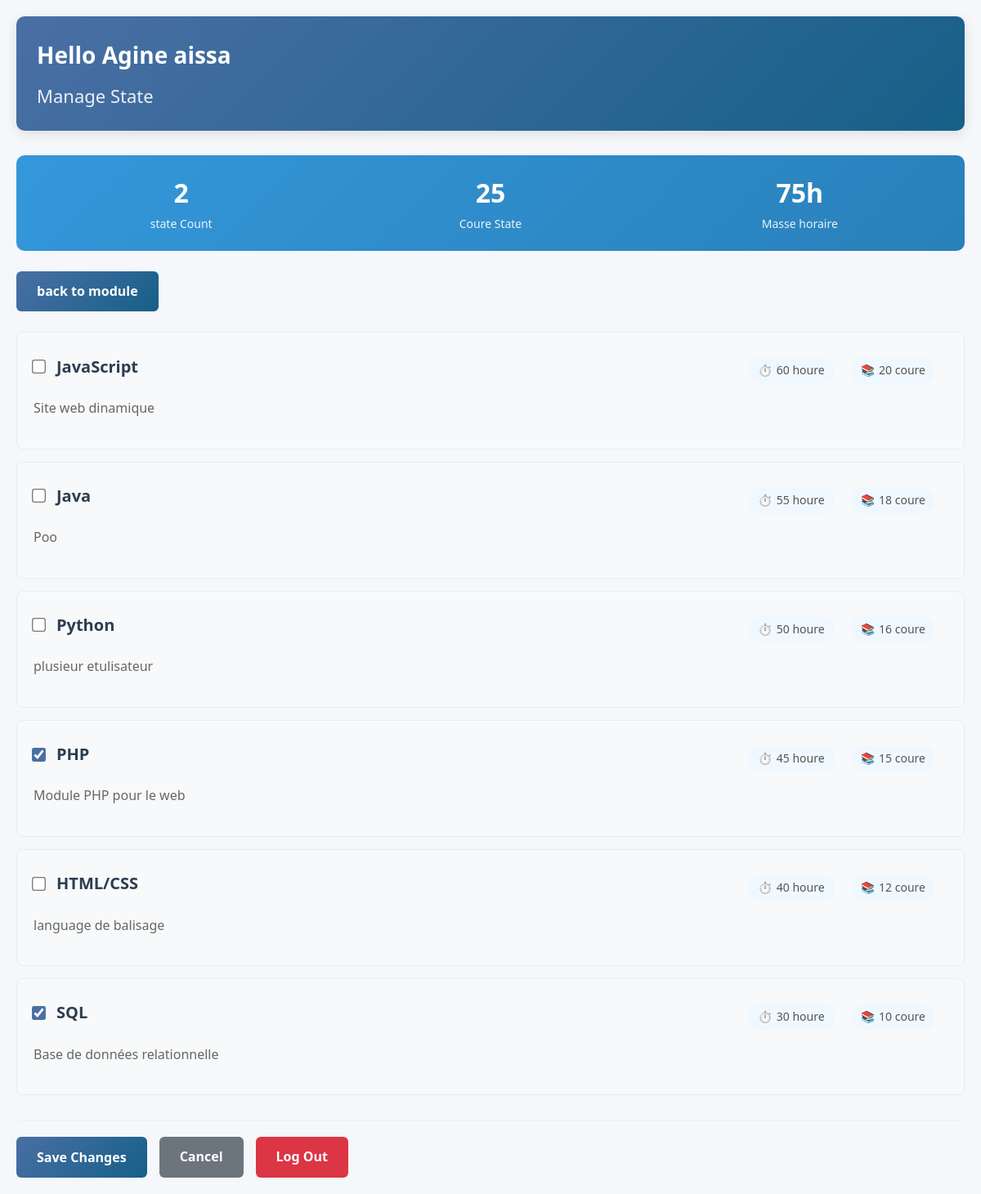
Page /modules.php (signed in) on the committed database.
### tables this page shows
CREATE TABLE modules (
    id INT AUTO_INCREMENT PRIMARY KEY,
    nom VARCHAR(100),
    description TEXT
);

### modules.php (the view, shortened to what this page needs)
<?php
require 'config.php';
$user_id = $_SESSION['user_id'];
$username = $_SESSION['username'];
$all_modules_sql = "SELECT * FROM modules ORDER BY masse_horaire DESC, nom";
$all_modules_result = mysqli_query($conn, $all_modules_sql);
$user_modules_sql = "SELECT module_id, est_coche FROM user_modules WHERE user_id = $user_id";
$user_modules_result = mysqli_query($conn, $user_modules_sql);
$selected_modules = array();
while ($row = mysqli_fetch_assoc($user_modules_result)) {
    $selected_modules[] = $row['module_id'];
}
$stats_sql = "SELECT
    COUNT(DISTINCT m.id) as total_modules,
    SUM(m.nombre_cours) as total_cours,
    SUM(m.masse_horaire) as total_heures
    FROM modules m
    JOIN user_modules um ON m.id = um.module_id
    WHERE um.user_id = $user_id";
$stats_result = mysqli_query($conn, $stats_sql);
$stats = mysqli_fetch_assoc($stats_result);
?>
<!DOCTYPE html>
<html lang="fr">
<head>
</head>
<body>
    <div class="container">
        <div class="header">
            <h2>Hello Agine <?php echo $username; ?></h2>
            <h3>Manage State </h3>
        </div>
        <?php if (!empty($selected_modules)): ?>
        <div class="stats-container">
            <div class="stat-item">
                <span class="stat-value"><?php echo count($selected_modules); ?></span>
                <span class="stat-label">state Count</span>
            </div>
            <div class="stat-item">
                <span class="stat-value"><?php echo $stats['total_cours'] ?? 0; ?></span>
                <span class="stat-label">Coure State</span>
            </div>
            <div class="stat-item">
                <span class="stat-value"><?php echo $stats['total_heures'] ?? 0; ?>h</span>
                <span class="stat-label"> Masse horaire</span>
            </div>
        </div>
        <?php endif; ?>
        <div class="controls">
            <a href="page2.php" class="btn btn-primary">back to module</a>
        </div>
            <form method="POST">
                <?php
                if (mysqli_num_rows($all_modules_result) > 0) {
                    while ($module = mysqli_fetch_assoc($all_modules_result)) {
                        $is_selected = in_array($module['id'], $selected_modules);
                        echo '<div class="module-container">';
                        echo '<div class="module-header">';
                        echo '<input type="checkbox" class="module-checkbox"
                               name="modules[]" value="' . $module['id'] . '"'
                               . ($is_selected ? ' checked' : '') . '>';
                        echo '<span class="module-title">' . $module['nom'] . '</span>';
                        echo '<div class="module-meta">';
                        echo '<span class="meta-item"><span class="meta-icon">⏱️</span> ' . $module['masse_horaire'] . ' houre</span>';
                        echo '<span class="meta-item"><span class="meta-icon">📚</span> ' . $module['nombre_cours'] . ' coure</span>';
                        echo '</div>';
                        echo '</div>';
                        echo '<p class="module-desc">' . $module['description'] . '</p>';
                        echo '</div>';
                    }
                } else {
                    echo "<p>لا توجد وحدات دراسية في النظام</p>";
                }
                ?>
                <div class="form-actions">
                    <button type="submit" name="update_modules" class="btn btn-primary">Save Changes</button>
                    <a href="page2.php" class="btn btn-secondary">Cancel</a>
                    <a href="logout.php" class="btn btn-danger">Log Out</a>
                </div>
            </form>
        </div>
</body>
</html>

### modules.php (style rules this page uses)
* { margin: 0; padding: 0; box-sizing: border-box; font-family: 'Segoe UI', Tahoma, Geneva, Verdana, sans-serif; }
body { background-color: #f5f7fa; color: #333; line-height: 1.6; }
.container { max-width: 1200px; margin: 0 auto; padding: 20px; }
.header { background: linear-gradient(135deg, #4a6fa5 0%, #166088 100%); color: white; padding: 25px; border-radius: 10px; margin-bottom: 30px; box-shadow: 0 4px 15px rgba(0, 0, 0, 0.1); }
.stats-container { background: linear-gradient(135deg, #3498db 0%, #2980b9 100%); color: white; padding: 20px; border-radius: 10px; margin-bottom: 25px; display: flex; justify-content: space-around; text-align: center; flex-wrap: wrap; gap: 15px; }
.stat-item { flex: 1; min-width: 150px; }
.stat-value { font-size: 32px; font-weight: bold; display: block; }
.stat-label { font-size: 14px; opacity: 0.9; }
.module-meta { display: flex; gap: 20px; margin-top: 10px; color: #555; font-size: 14px; }
.meta-item { background-color: #f0f8ff; padding: 5px 12px; border-radius: 20px; display: inline-flex; align-items: center; gap: 5px; }
.meta-icon { font-weight: bold; color: #4a6fa5; }
.header h2 { font-size: 28px; margin-bottom: 10px; }
.header h3 { font-size: 22px; font-weight: 400; opacity: 0.9; }
.controls { display: flex; justify-content: space-between; align-items: center; margin-bottom: 25px; flex-wrap: wrap; gap: 15px; }
.btn { display: inline-block; padding: 12px 25px; border: none; border-radius: 6px; font-size: 16px; font-weight: 600; cursor: pointer; text-decoration: none; transition: all 0.3s ease; text-align: center; }
.btn-primary { background: linear-gradient(135deg, #4a6fa5 0%, #166088 100%); color: white; }
.btn-secondary { background-color: #6c757d; color: white; }
.btn-danger { background-color: #dc3545; color: white; }
.module-container { background-color: #f8f9fa; border: 1px solid #e9ecef; padding: 20px; margin-bottom: 15px; border-radius: 8px; transition: all 0.3s ease; }
.module-header { display: flex; align-items: center; justify-content: space-between; flex-wrap: wrap; gap: 15px; margin-bottom: 15px; }
.module-checkbox { transform: scale(1.3); accent-color: #4a6fa5; cursor: pointer; }
.module-title { font-weight: bold; color: #2c3e50; font-size: 20px; flex-grow: 1; }
.module-desc { color: #666; margin: 15px 0; padding-right: 40px; line-height: 1.8; }
.form-actions { display: flex; gap: 15px; margin-top: 30px; padding-top: 20px; border-top: 1px solid #eee; }

### rows in the picture
modules: nom "JavaScript", masse_horaire "60", nombre_cours "20", description "Site web dinamique"
modules: nom "Java", masse_horaire "55", nombre_cours "18", description "Poo"
modules: nom "Python", masse_horaire "50", nombre_cours "16", description "plusieur etulisateur"
modules: id "☑", nom "PHP", masse_horaire "45", nombre_cours "15", description "Module PHP pour le web"
modules: nom "HTML/CSS", masse_horaire "40", nombre_cours "12", description "language de balisage"
modules: id "☑", nom "SQL", masse_horaire "30", nombre_cours "10", description "Base de données relationnelle"

### other values in the picture
$username "aissa"
count($selected_modules) "2"
$stats['total_cours'] "25"
$stats['total_heures'] "75"
